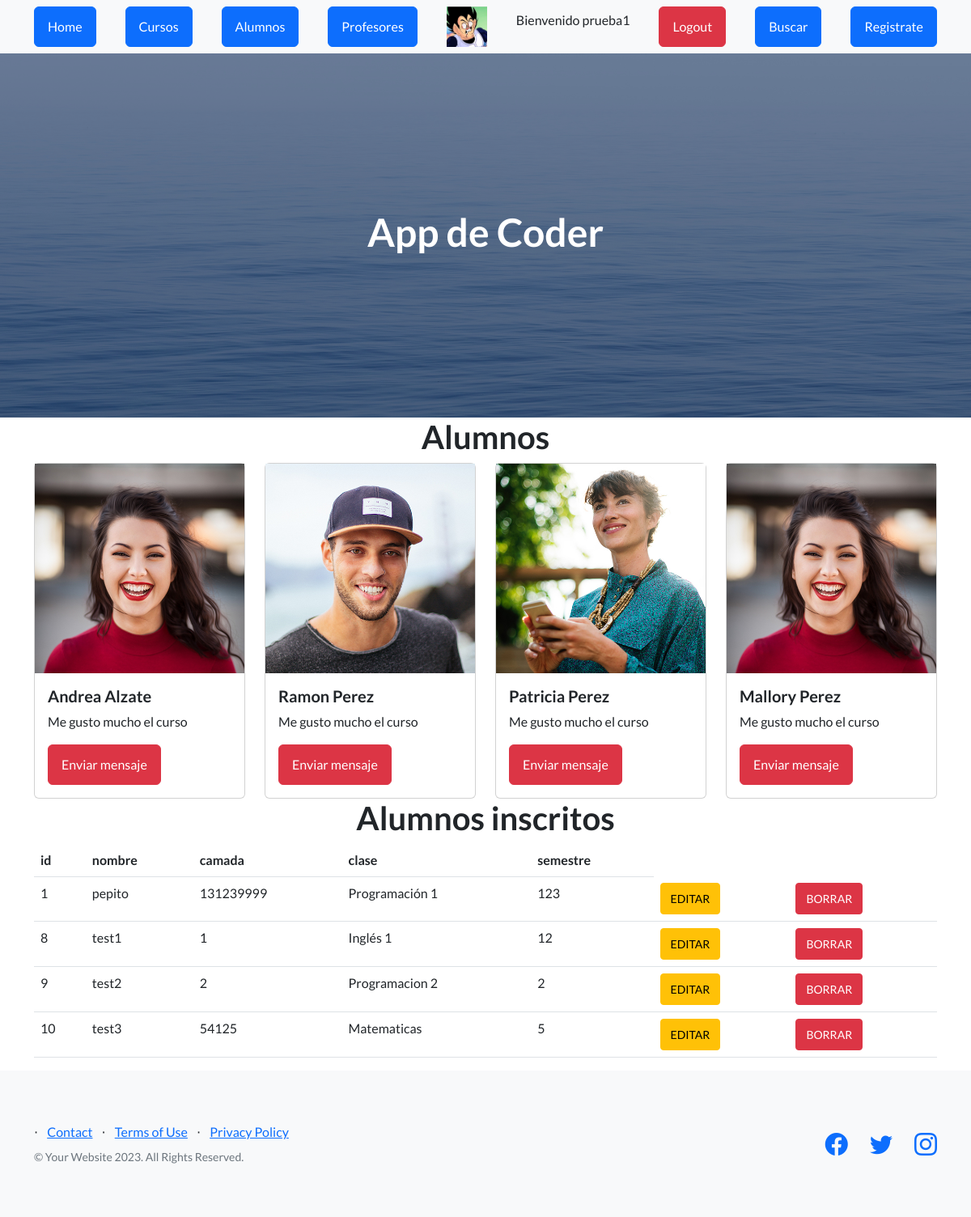
Screenshot of /AppCoder/alumnos (signed in) with the database file from the repository.
### AppCoder/models.py (models this page shows, shortened)
class Alumnos(models.Model):
   nombre = models.CharField(max_length=40)
   camada = models.IntegerField()
   clase=models.CharField(max_length=40)
   semestre=models.IntegerField()

### AppCoder/views.py (the view)
# urls.py: path("alumnos",views.alumnos ,name="alumnos"),
def alumnos(request):
    alumnos = Alumnos.objects.all()
    avatares= Avatar.objects.filter(user=request.user.id)
    if avatares.exists():
        return render(request, "alumnos.html",{"alumnos":alumnos,"url":avatares[0].imagen.url})
    else:
        return render(request, "alumnos.html",{"alumnos":alumnos})

### AppCoder/template/alumnos.html
{% extends 'padre.html' %} {% load static %} {% block contenido %}
<main class="container">
  <h1 class="text-center">Alumnos</h1>
  <div class="row">
    <div class="col-12 col-md-3">
      <div class="card">
        <img
          src="{% static 'AppCoder/assets/img/testimonials-1.jpg' %}"
          alt=""
        />
        <div class="card-body">
          <h5 class="card-title">Andrea Alzate</h5>
          <p class="card-text">Me gusto mucho el curso</p>
          <a class="btn btn-danger" href="">Enviar mensaje</a>
        </div>
      </div>
    </div>
    <div class="col-12 col-md-3">
      <div class="card">
        <img
          src="{% static 'AppCoder/assets/img/testimonials-2.jpg' %}"
          alt=""
        />
        <div class="card-body">
          <h5 class="card-title">Ramon Perez</h5>
          <p class="card-text">Me gusto mucho el curso</p>
          <a class="btn btn-danger" href="">Enviar mensaje</a>
        </div>
      </div>
    </div>
    <div class="col-12 col-md-3">
      <div class="card">
        <img
          src="{% static 'AppCoder/assets/img/testimonials-3.jpg' %}"
          alt=""
        />
        <div class="card-body">
          <h5 class="card-title">Patricia Perez</h5>
          <p class="card-text">Me gusto mucho el curso</p>
          <a class="btn btn-danger" href="">Enviar mensaje</a>
        </div>
      </div>
    </div>
    <div class="col-12 col-md-3">
      <div class="card">
        <img
          src="{% static 'AppCoder/assets/img/testimonials-1.jpg' %}"
          alt=""
        />
        <div class="card-body">
          <h5 class="card-title">Mallory Perez</h5>
          <p class="card-text">Me gusto mucho el curso</p>
          <a class="btn btn-danger" href="">Enviar mensaje</a>
        </div>
      </div>
    </div>
  </div>
  <div class="row">
    <div class="col 12 col-md-12">
      <h1 class="text-xl-center">Alumnos inscritos</h1>
      <table class="table">
        <thead>
          <tr>
            <th>id</th>
            <th>nombre</th>
            <th>camada</th>
            <th>clase</th>
            <th>semestre</th>
          </tr>
        </thead>
        <tbody>
          {% for n in alumnos %}
          <tr>
            <td>{{n.id}}</td>
            <td>{{n.nombre}}</td>
            <td>{{n.camada}}</td>
            <td>{{n.clase}}</td>
            <td>{{n.semestre}}</td>
            {% if request.user.is_authenticated %}
            <td><a href="{% url 'editar_alumno' n.id %}" class="btn btn-warning btn-sm">EDITAR</a></td>
            <td><a href="{% url 'elimina_alumno' n.id %}" class="btn btn-danger btn-sm">BORRAR</a></td>
            {% endif %}
        </tr>
          {% endfor %}
        </tbody>
      </table>
    </div>
  </div>
</main>
{% endblock %}

### AppCoder/template/padre.html (shortened to what this page needs)
<!DOCTYPE html>
<html lang="en">
    <head>
        {% load static %}
        <link href="https://cdn.jsdelivr.net/npm/bootstrap-icons@1.5.0/font/bootstrap-icons.css" rel="stylesheet" type="text/css" />
        <link href="{% static 'AppCoder/css/styles.css' %}" rel="stylesheet" />
    </head>
    <body>
        <nav class="navbar navbar-light bg-light static-top">
            <div class="container">
                <a class="btn btn-primary" href="{% url 'home' %}">Home</a>
                {% if request.user.is_authenticated %}
                <a class="btn btn-primary" href="{% url 'cursos' %}">Cursos</a>
                {% endif %}
                <a class="btn btn-primary" href="{% url 'alumnos' %}">Alumnos</a>
                <a class="btn btn-primary" href="{% url 'profesores' %}">Profesores</a>
                {% if request.user.is_authenticated %}
                    <img src="{{ url }}" alt="" width="50px" height="50px" >
                    <p>Bienvenido {{user.username}}</p>
                {% endif %}
                {% if request.user.is_authenticated %}
                <form method="post" action="{% url 'Logout' %}">
                    <button type="submit" class="btn btn-danger">Logout</button>
                </form>
                {% endif %}
                <a class="btn btn-primary" href="{% url 'buscar_curso' %}">Buscar</a>
                <a class="btn btn-primary" href="{% url 'Register' %}">Registrate</a>
            </div>
        </nav>
        <header class="masthead">
            <div class="container position-relative">
               <h1 class="text-center" style="color: white;">App de Coder</h1>
            </div>
        </header>
        {% block contenido %}
        {% endblock %}
        <footer class="footer bg-light">
            <div class="container">
                <div class="row">
                    <div class="col-lg-6 h-100 text-center text-lg-start my-auto">
                        <ul class="list-inline mb-2">
                            <li class="list-inline-item">⋅</li>
                            <li class="list-inline-item"><a href="#!">Contact</a></li>
                            <li class="list-inline-item">⋅</li>
                            <li class="list-inline-item"><a href="#!">Terms of Use</a></li>
                            <li class="list-inline-item">⋅</li>
                            <li class="list-inline-item"><a href="#!">Privacy Policy</a></li>
                        </ul>
                        <p class="text-muted small mb-4 mb-lg-0">&copy; Your Website 2023. All Rights Reserved.</p>
                    </div>
                    <div class="col-lg-6 h-100 text-center text-lg-end my-auto">
                        <ul class="list-inline mb-0">
                            <li class="list-inline-item me-4">
                                <a href="#!"><i class="bi-facebook fs-3"></i></a>
                            </li>
                            <li class="list-inline-item me-4">
                                <a href="#!"><i class="bi-twitter fs-3"></i></a>
                            </li>
                            <li class="list-inline-item">
                                <a href="#!"><i class="bi-instagram fs-3"></i></a>
                            </li>
                        </ul>
                    </div>
                </div>
            </div>
        </footer>
    </body>
</html>

### rows the page displays
Alumnos: id "1", nombre "pepito", camada "131239999", clase "Programación 1", semestre "123"
Alumnos: id "8", nombre "test1", camada "1", clase "Inglés 1", semestre "12"
Alumnos: id "9", nombre "test2", camada "2", clase "Programacion 2", semestre "2"
Alumnos: id "10", nombre "test3", camada "54125", clase "Matematicas", semestre "5"

### other values shown
{{ user.username }} "prueba1"
